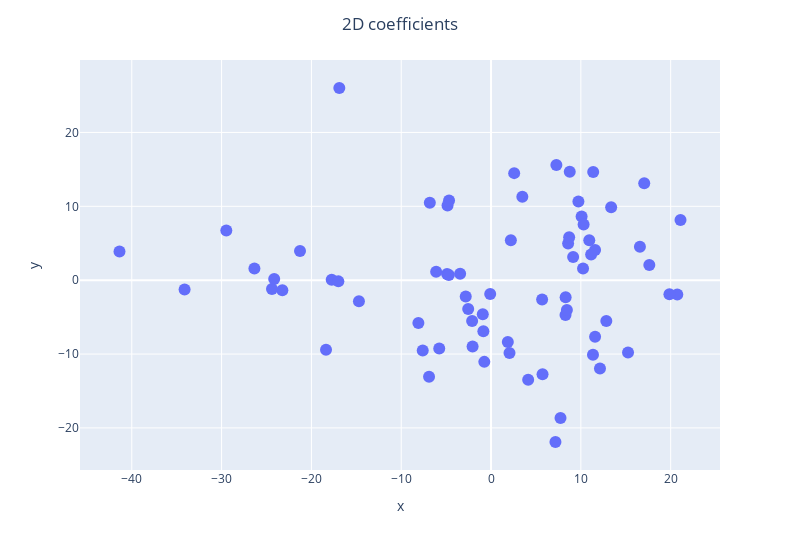

Source (notebook cell):
### Code cell
import plotly.express as px

fig = px.scatter(x=X_flattened[:, 0], y=X_flattened[:, 1], width=800, height=550)

fig.update_layout(title_text='2D coefficients', title_x=0.5)

fig.update_traces(marker=dict(size=12),
                 selector=dict(mode='markers'))
fig.show()

### Figure 1 — Plotly figure (JSON) as saved in the notebook; plotly's stock layout.template omitted (floating-point values rounded to 4 significant figures)
{"data": [{"hovertemplate": "x=%{x}<br>y=%{y}<extra></extra>", "legendgroup": "", "marker": {"color": "#636efa", "size": 12, "symbol": "circle"}, "mode": "markers", "name": "", "orientation": "v", "showlegend": false, "type": "scatter", "x": [20.74, -3.44, 12.83, -14.71, 5.688, -6.816, 2.056, 8.583, 12.13, 15.25, -2.056, 13.37, -2.543, 8.289, -17.74, 11.15, -4.893, 1.867, -23.23, 10.24, -6.902, 10.09, 5.734, 8.698, -41.37, 2.578, 21.09, 10.94, 2.206, 11.59, 3.485, 8.446, 8.762, -2.104, -29.47, 9.141, 7.736, -5.766, -0.75, -4.675, -16.89, 7.173, -0.09188, 11.37, 17.06, -24.39, -26.35, -4.699, -7.606, -21.27, -0.921, 9.726, -6.11, 11.35, 16.58, -0.8541, 19.86, 4.135, -2.818, -17.0, -8.088, 8.304, -18.37, -34.12, 17.62, -4.844, 7.275, 11.58, -24.14, 10.31], "xaxis": "x", "y": [-1.933, 0.8641, -5.522, -2.858, -2.627, 10.47, -9.848, 4.961, -11.96, -9.8, -8.986, 9.871, -3.892, -4.725, 0.05614, 3.492, 0.8467, -8.365, -1.364, 1.594, -13.07, 8.628, -12.72, 5.81, 3.894, 14.49, 8.149, 5.408, 5.41, -7.646, 11.3, -4.044, 14.68, -5.526, 6.721, 3.144, -18.67, -9.24, -11.06, 10.8, 26.02, -21.91, -1.875, 14.63, 13.12, -1.204, 1.591, 0.6924, -9.507, 3.965, -4.609, 10.65, 1.151, -10.1, 4.538, -6.925, -1.909, -13.48, -2.215, -0.16, -5.791, -2.31, -9.403, -1.269, 2.066, 10.12, 15.61, 4.1, 0.1503, 7.525], "yaxis": "y"}], "layout": {"height": 550, "legend": {"tracegroupgap": 0}, "margin": {"t": 60}, "title": {"text": "2D coefficients", "x": 0.5}, "width": 800, "xaxis": {"anchor": "y", "domain": [0, 1], "title": {"text": "x"}}, "yaxis": {"anchor": "x", "domain": [0, 1], "title": {"text": "y"}}}}
